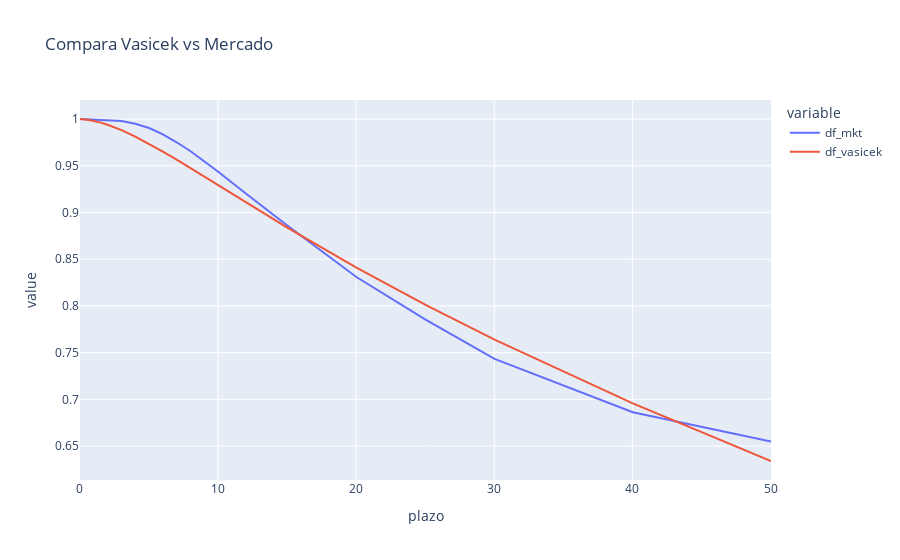

This figure's notebook cell:
### Code cell
v_curva = []
for row in df_curva.itertuples():
    v_curva.append((
        row.plazo / 365.0,
        row.df,
        zero_vasicek(r0, optimo2[0], optimo2[1], sigma0, 0, row.plazo / 365)
    ))
compara_dfs_2 = pd.DataFrame(v_curva, columns=['plazo', 'df_mkt', 'df_vasicek'])
fig = px.line(compara_dfs_2, x='plazo', y=['df_mkt', 'df_vasicek'], title='Compara Vasicek vs Mercado')
fig.show()

### Figure 1 — Plotly figure (JSON) as saved in the notebook; plotly's stock layout.template omitted (floating-point values rounded to 4 significant figures)
{"data": [{"hovertemplate": "variable=df_mkt<br>plazo=%{x}<br>value=%{y}<extra></extra>", "legendgroup": "df_mkt", "line": {"color": "#636efa", "dash": "solid"}, "mode": "lines", "name": "df_mkt", "orientation": "v", "showlegend": true, "type": "scatter", "x": [0.00274, 0.01918, 0.03836, 0.05753, 0.09041, 0.1671, 0.2521, 0.3425, 0.4164, 0.4986, 0.5808, 0.6658, 0.7479, 0.8384, 0.9178, 1, 1.499, 2, 3.005, 4.005, 5.003, 6.003, 7.003, 8.011, 9.008, 10.01, 12.01, 15.01, 20.02, 25.02, 30.02, 40.03, 50.03], "xaxis": "x", "y": [1.0, 1.0, 1.0, 1.0, 0.9999, 0.9999, 0.9998, 0.9997, 0.9997, 0.9996, 0.9996, 0.9995, 0.9995, 0.9994, 0.9993, 0.9993, 0.999, 0.9989, 0.9977, 0.995, 0.9903, 0.9835, 0.9751, 0.9655, 0.955, 0.9435, 0.9203, 0.886, 0.8309, 0.7853, 0.7433, 0.6862, 0.6548], "yaxis": "y"}, {"hovertemplate": "variable=df_vasicek<br>plazo=%{x}<br>value=%{y}<extra></extra>", "legendgroup": "df_vasicek", "line": {"color": "#EF553B", "dash": "solid"}, "mode": "lines", "name": "df_vasicek", "orientation": "v", "showlegend": true, "type": "scatter", "x": [0.00274, 0.01918, 0.03836, 0.05753, 0.09041, 0.1671, 0.2521, 0.3425, 0.4164, 0.4986, 0.5808, 0.6658, 0.7479, 0.8384, 0.9178, 1, 1.499, 2, 3.005, 4.005, 5.003, 6.003, 7.003, 8.011, 9.008, 10.01, 12.01, 15.01, 20.02, 25.02, 30.02, 40.03, 50.03], "xaxis": "x", "y": [1.0, 1.0, 1.0, 0.9999, 0.9999, 0.9998, 0.9997, 0.9996, 0.9994, 0.9993, 0.9991, 0.9989, 0.9987, 0.9984, 0.9982, 0.9979, 0.9961, 0.9938, 0.9881, 0.9812, 0.9735, 0.9652, 0.9565, 0.9474, 0.9383, 0.9291, 0.9108, 0.8838, 0.841, 0.8012, 0.764, 0.6957, 0.634], "yaxis": "y"}], "layout": {"legend": {"title": {"text": "variable"}, "tracegroupgap": 0}, "title": {"text": "Compara Vasicek vs Mercado"}, "xaxis": {"anchor": "y", "domain": [0, 1], "title": {"text": "plazo"}}, "yaxis": {"anchor": "x", "domain": [0, 1], "title": {"text": "value"}}}}
